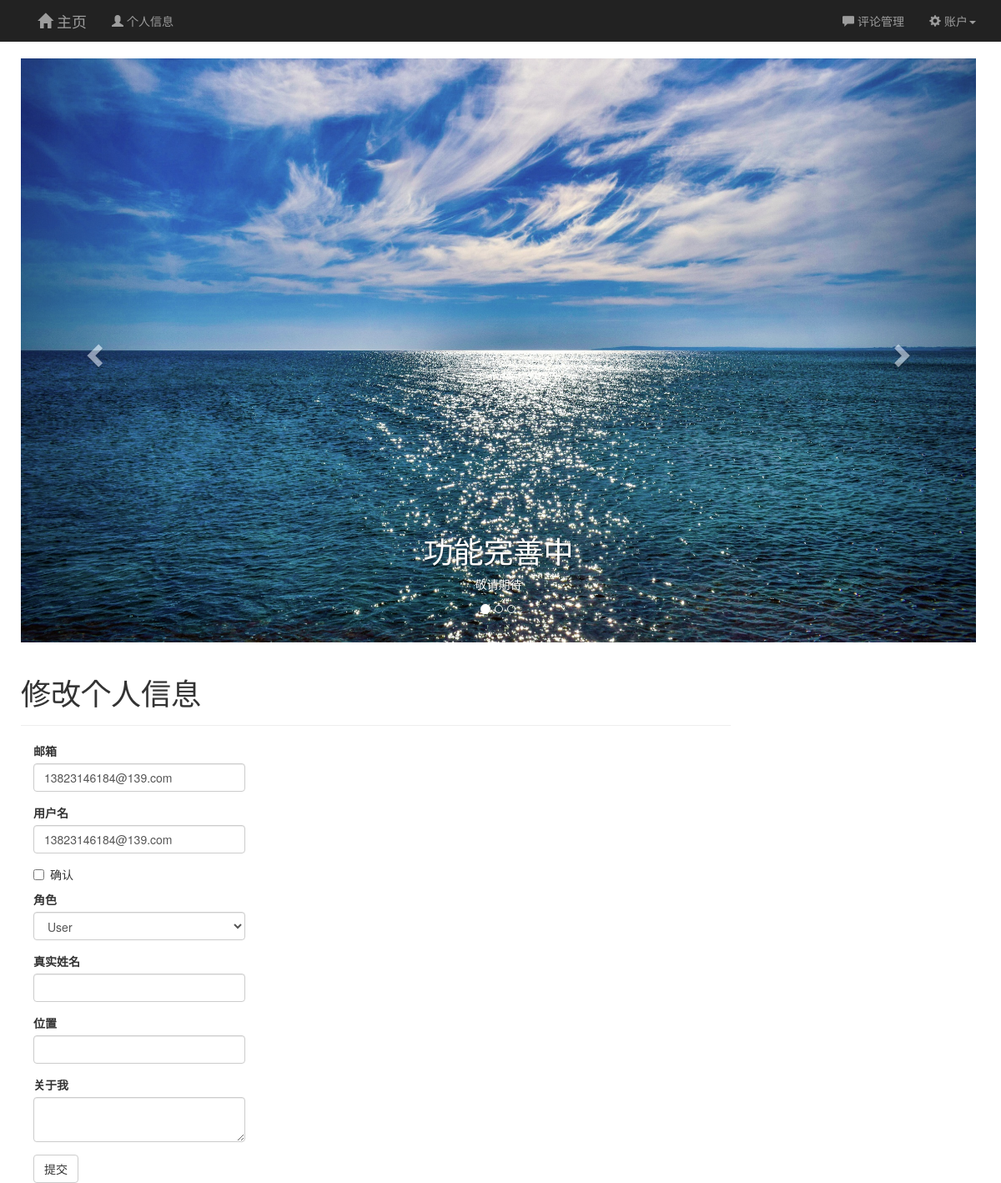
The page /edit-profile/2 (signed in) on the database its author committed.
### app/models.py (models this page shows, shortened)
class User(UserMixin, db.Model):
    __tablename__ = 'users'
    id = db.Column(db.Integer, primary_key=True)
    email = db.Column(db.String(64), unique=True, index=True)
    username = db.Column(db.String(64), unique=True, index=True)
    password_hash = db.Column(db.String(128))
    role_id = db.Column(db.Integer, db.ForeignKey('roles.id'))
    confirmed = db.Column(db.Boolean, default=False)
    name = db.Column(db.String(64))
    location = db.Column(db.String(64))
    about_me = db.Column(db.Text())
    member_since = db.Column(db.DateTime(), default=datetime.utcnow)
    last_seen = db.Column(db.DateTime(), default=datetime.utcnow)
    avatar_hash = db.Column(db.String(32))
    posts = db.relationship('Post', backref='author', lazy='dynamic')
    followed = db.relationship('Follow', foreign_keys=[Follow.follower_id], backref=db.backref('follower', lazy='joined'),
                               lazy='dynamic', cascade='all, delete-orphan')
    followers = db.relationship('Follow', foreign_keys=[Follow.followed_id], backref=db.backref('followed', lazy='joined'),
                                lazy='dynamic', cascade='all, delete-orphan')
    comments = db.relationship('Comment', backref='author', lazy='dynamic')
    @property
    def password(self):
        raise AttributeError('password is not a readable attribute')
    def can(self, permissions):
        return self.role is not None and (self.role.permissions & permissions) == permissions
    def ping(self):
        self.last_seen = datetime.utcnow()
        db.session.add(self)
        db.session.commit()

### app/main/views.py (the view, shortened to what this page needs)
@main.route('/edit-profile/<int:id>', methods=['GET', 'POST'])
@login_required
@admin_required
def edit_profile_admin(id):
    user = User.query.get_or_404(id)
    form = EditProfileAdminForm(user=user)
    form.email.data = user.email
    form.username.data = user.username
    form.confirmed.data = user.confirmed
    form.role.data = user.role_id
    form.name.data = user.name
    form.location.data = user.location
    form.about_me.data = user.about_me
    return render_template('edit_profile.html', form=form, user=user)

### app/main/forms.py (shortened to what this page needs)
class EditProfileAdminForm(Form):
    email = StringField(u'邮箱', validators=[DataRequired(), Length(1, 64), Email()])
    username = StringField(u'用户名', validators=[DataRequired(), Length(1, 64)])
    confirmed = BooleanField(u'确认')
    role = SelectField(u'角色', coerce=int)
    name = StringField(u'真实姓名', validators=[Length(0, 64)])
    location = StringField(u'位置', validators=[Length(0, 64)])
    about_me = TextAreaField(u'关于我')
    submit = SubmitField(u'提交')
    def __init__(self, user, *args, **kwargs):
        super(EditProfileAdminForm, self).__init__(*args, **kwargs)
        self.role.choices = [(role.id, role.name) for role in Role.query.order_by(Role.name).all()]
        self.user = user

### app/auth/views.py (called while the page is built)
@auth.before_app_request
def before_request():
    if current_user.is_authenticated():
        current_user.ping()
        if not current_user.confirmed \
                and request.endpoint[:5] != 'auth.' and request.endpoint != 'static':
            return redirect(url_for('auth.unconfirmed'))

### app/main/__init__.py (called while the page is built)
@main.app_context_processor
def inject_permissions():
    return dict(Permission=Permission)

### app/models.py (called while the page is built)
@login_manager.user_loader
def load_user(user_id):
    return User.query.get(int(user_id))

### app/templates/edit_profile.html (shortened to what this page needs)
{% extends "base.html" %}
{% import "bootstrap/wtf.html" as wtf %}
{% block page_content %}
<div class="page-header">
    <h1>修改个人信息</h1>
</div>
<div class="col-md-4">
    {{ wtf.quick_form(form) }}
</div>
{% endblock %}

### app/static/10th.css (style rules this page uses)
body { padding-top: 70px; background-attachment: fixed; background-image: url('https://drscdn.500px.org/photo/171351311/q%3D80_m%3D2000/75d4251b1b232c8937775265f3e73d0d'); }

### rows shown on the page
User: email "13823146184@139.com", username "13823146184@139.com", role "User"
